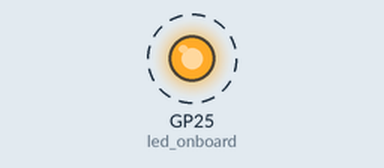
Simulated run of this program. Board: Raspberry Pi Pico running MicroPython. Parts: output pins drawn as LEDs (lit = HIGH). Dashed ring = blinking.

Above: at 0.7 s.
Timing chart, 0 to 3.8 s (numbered marks = the images above):
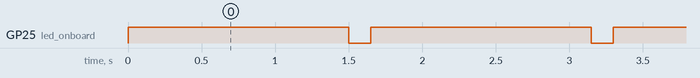

The program:

hello_world.py
```python
import utime
import machine

# send message to serial port
# and blink LED

uart = machine.UART(0, 115200, bits=8, parity=None, stop=1)
uart.write('Hello, Serial World!\r\n'.encode())
fb = 'fizzbuzz\r\n'.encode()
b = 'buzz\r\n'.encode()
f = 'fizz\r\n'.encode()
def fizzbuzz(time):
    for x in range(1,time + 1):
        if(x%15==0):
            uart.write(fb)
        elif(x%5==0):
            uart.write(b)
        elif(x%3==0):
            uart.write(f)
        else:
            num = str(x) + '\r\n'
            uart.write(num.encode())

def blink(sec):
    led_onboard = machine.Pin(25, machine.Pin.OUT)
    led_onboard.value(1)
    utime.sleep(sec)
    led_onboard.value(0)
while True:
    blink(1.5)
    fizzbuzz(2000)
```

Measured:
- by itself, GP25 (led_onboard): alternates HIGH for 1.5 s and LOW for 0.15 s
